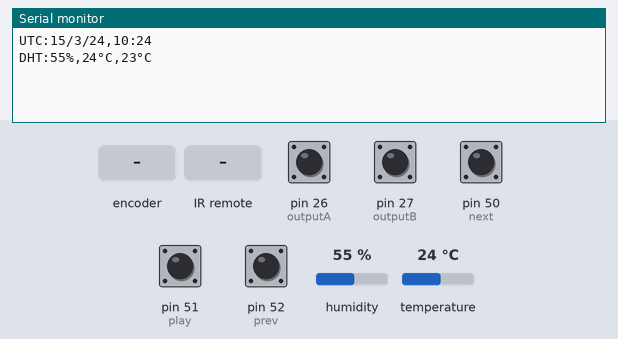
A sketch run on a simulated Arduino Mega 2560, built with avr-gcc and run on an emulated ATmega2560. Parts: the last lines printed to the serial monitor. Wiring (inferred from the names in the program): DS1307 clock at I2C address 0x68. The inputs (shaded band) are chosen by the test bench; at power-on: pin 26 (outputA), pin 27 (outputB), pin 50 (next), pin 51 (play), pin 52 (prev) HIGH, humidity 55 %, temperature 24 °C. The local clock reads 2024-03-15 10:24:30 at power-on unless the sketch sets it.

Above: at 1.2 s.
1.3 s: rotary encoder on pin 26 (outputA) / pin 27 (outputB) turned 1 step (first pin leading)
At 1.7 s:
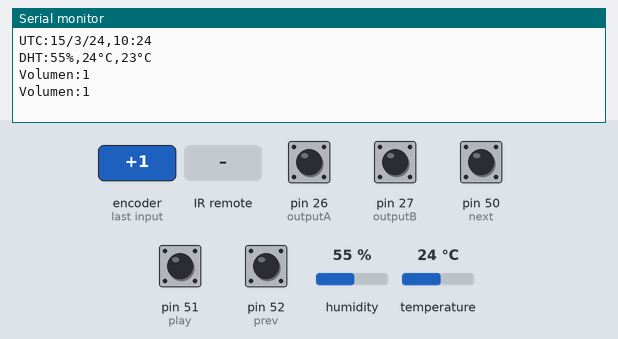
3.0 s: pin 50 (next) pulled LOW for 0.15 s
At 3.6 s:
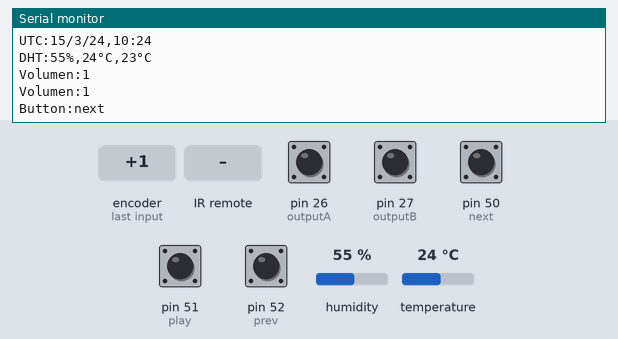
4.6 s: pin 51 (play) pulled LOW for 0.15 s
At 5.8 s:
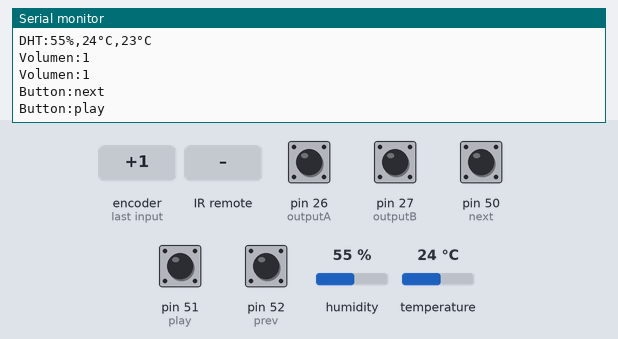
6.2 s: pin 52 (prev) pulled LOW for 0.15 s
At 7.2 s:
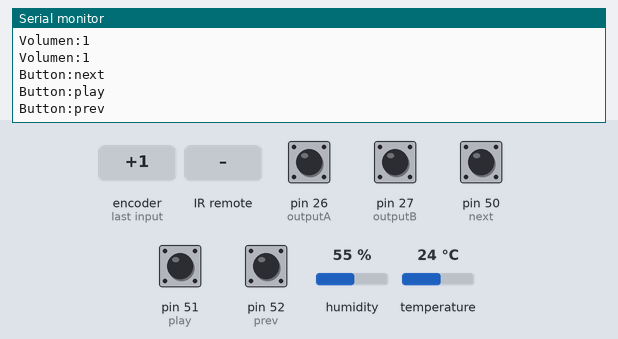
7.8 s: infrared code 0xFFA25D received
At 8.4 s:
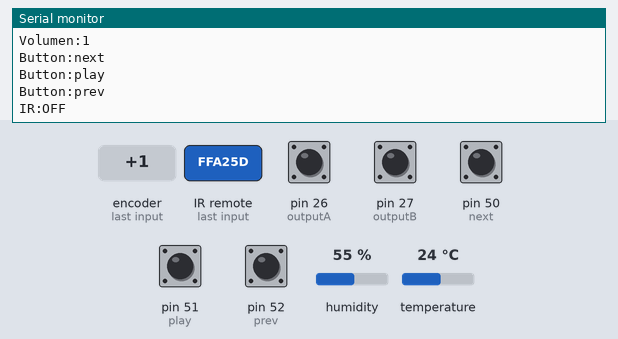
9.3 s: infrared code 0xFF629D received
At 9.6 s:
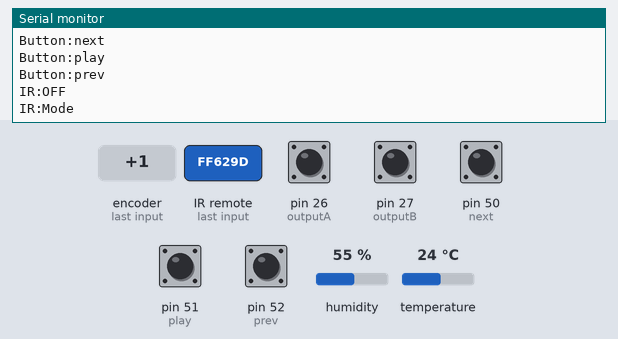

Measured:
- after the input at 1.3 s, the serial monitor: prints a new line at once (image 1)
- after the input at 3.0 s, the serial monitor: prints a new line at once (image 2)
- after the input at 4.6 s, the serial monitor: prints a new line at once (image 3)
- after the input at 6.2 s, the serial monitor: prints a new line at once (image 4)
- after the input at 7.8 s, the serial monitor: prints a new line at once (image 5)
- after the input at 9.3 s, the serial monitor: prints a new line at once (image 6)

The sketch:

remotecontrolFinal.ino
```cpp
// Autores:
// Manuel Agustin Diaz Vivanco
// Carlos Antonio Pazos Reyes

#include <IRremote.h>
#include <Wire.h>
#include <DHT.h>

//infra
const int RECV_PIN = 22;

IRrecv irrecv(RECV_PIN);
//IRrecv irrecv;
decode_results results;
unsigned long key_value = 0;

//Botones play/pause, next, prev
const int play = 51;
const int next = 50;
const int prev = 52;

//sensor DHT11 temp y hum
const int DHTPIN = 32;
//Inicializamos el sensor  DHTT11
DHT dht(DHTPIN, DHT11);

//Rotary encoder
const int outputA = 26; //CLK
const int outputB = 27; //DT
const int swch = 28;
int volumen = 0;
int aState;
int aLastState;

//Calendario con horas,min y seg
// Declaracion de las variables para almacenar informacion de tiempo leida desde RTC
uint8_t second, minute, hour, wday, day, month, year, ctrl;
int min_ant;


void setup(){
  Serial.begin(9600);
  irrecv.enableIRIn();
  //irrecv.begin(RECV_PIN, ENABLE_LED_FEEDBACK);

  //Botones en pullup para evitar fallos al iniciar
  pinMode(play, INPUT_PULLUP);
  pinMode(next, INPUT_PULLUP);
  pinMode(prev, INPUT_PULLUP);

  //sens temp y humedad
  dht.begin();

  //Rotary encoder
  pinMode(outputA,INPUT);
  pinMode(outputB,INPUT);
  pinMode (swch, INPUT_PULLUP);
  //leemos el estado inicial del encoder
  aLastState = digitalRead(outputA);

  //Setup Calendario con horas,min y seg
  // Preparar la librería Wire (I2C)
  Wire.begin();


}

void loop(){
  // Iniciamos lectura de la distancia

  // lectura de botones
  if (digitalRead(play) == LOW){
    Serial.println("Button:play");
    //Serial.println("\n");
    delay(500);
  }
  else if (digitalRead(next) == LOW){
    Serial.println("Button:next");
    //Serial.println("\n");
    delay(500);
  }
  else if (digitalRead(prev) == LOW){
    Serial.println("Button:prev");
    //Serial.println("\n");
    delay(500);
  }

  if (irrecv.decode(&results)){

        if (results.value == 0XFFFFFFFF){

           results.value = key_value;
        }

        switch(results.value){
          case 0xFFA25D:
          Serial.println("IR:OFF");
          break;
          case 0xFF629D:
          Serial.println("IR:Mode");
          break;
          case 0xFFE21D:
          Serial.println("IR:Mute");
          break;
          case 0xFF22DD:
          Serial.println("IR:>=");
          break;
          case 0xFF02FD:
          Serial.println("IR:|<<");
          break ;
          case 0xFFC23D:
          Serial.println("IR:>>|");
          break ;
          case 0xFFE01F:
          Serial.println("IR:EQ");
          break ;
          case 0xFFA857:
          Serial.println("IR:-");
          break ;
          case 0xFF906F:
          Serial.println("IR:+");
          break ;
          case 0xFF6897:
          Serial.println("IR:0");
          break ;
          case 0xFF9867:
          Serial.println("IR:100+");
          break ;
          case 0xFFB04F:
          Serial.println("IR:200+");
          break ;
          case 0xFF30CF:
          Serial.println("IR:1");
          break ;
          case 0xFF18E7:
          Serial.println("IR:2");
          break ;
          case 0xFF7A85:
          Serial.println("IR:3");
          break ;
          case 0xFF10EF:
          Serial.println("IR:4");
          break ;
          case 0xFF38C7:
          Serial.println("IR:5");
          break ;
          case 0xFF5AA5:
          Serial.println("IR:6");
          break ;
          case 0xFF42BD:
          Serial.println("IR:7");
          break ;
          case 0xFF4AB5:
          Serial.println("IR:8");
          break ;
          case 0xFF52AD:
          Serial.println("IR:9");
          break ;
          default:
          NULL;
          break;
        }
        key_value = results.value;
        delay(250);
        irrecv.resume();

  }

  //Rotary encoder
  // leemos la posicion actual
  aState = digitalRead(outputA);
  // si el estado anterior y el actual son diferentes, ocurrio un pulso
  if (aState != aLastState){
    // si el outputB es distinto al outputA,se gira a la derecha
    if (digitalRead(outputB) != aState){
      volumen = 1;
    } else{
      volumen = -1;
    }
    Serial.print("Volumen:");
    Serial.print(volumen);
    Serial.println("");
  }
  aLastState = aState;

  //Calendario
  // Leer los registros del RTC

  if (read_ds1307()) {
    // Mostrar la fecha y hora
    if ( minute != min_ant){
        print_time();
        min_ant = minute;


        //Leemos la humedad
        int hum = dht.readHumidity();
        int temp = dht.readTemperature();
        //checamos errores en la lectura
        if (isnan(hum) || isnan(temp)) {
          Serial.println("Error obteniendo los datos del sensor DHT11");
          return;
        }
        //sens temperatura y hum
        // Calcular el índice de calor en grados centígrados
        int hic = dht.computeHeatIndex(temp, hum, false);

        Serial.print("DHT:");
        //Serial.print("Humedad:");
        Serial.print(hum);
        Serial.print("%,");
        //Serial.print("Temperatura:");
        Serial.print(temp);
        Serial.print("°C,");
        //Serial.print("Indice de calor:");
        Serial.print(hic);
        Serial.println("°C");
        //Serial.println();

      }
    }
   else {
    // No se puede leer desde le DS1307 (NACK en I2C)
    Serial.println("No se detecta el DS1307, revisar conexiones");
  }
}

bool read_ds1307()
{
  // Iniciar el intercambio de información con el DS1307 (0xD0)
  Wire.beginTransmission(0x68);

  // Escribir la dirección del segundero
  Wire.write(0x00);

  // Terminamos la escritura y verificamos si el DS1307 respondio
  // Si la escritura se llevo a cabo el metodo endTransmission retorna 0
  if (Wire.endTransmission() != 0)
    return false;

  // Si el DS1307 esta presente, comenzar la lectura de 8 bytes
  Wire.requestFrom(0x68, 8);

  // Recibimos el byte del registro 0x00 y lo convertimos a binario
  second = bcd2bin(Wire.read());
  minute = bcd2bin(Wire.read()); // Continuamos recibiendo cada uno de los registros
  hour = bcd2bin(Wire.read());
  wday = bcd2bin(Wire.read());
  day = bcd2bin(Wire.read());
  month = bcd2bin(Wire.read());
  year = bcd2bin(Wire.read());

  // Recibir los datos del registro de control en la dirección 0x07
  ctrl = Wire.read();

  // Operacion satisfactoria, retornamos verdadero
  return true;
}

/**
   Esta función convierte un número BCD a binario. Al dividir el número guardado
   en el parametro BCD entre 16 y multiplicar por 10 se convierten las decenas
   y al obtener el módulo 16 obtenemos las unidades. Ambas cantidades se suman
   para obtener el valor binario.
*/
uint8_t bcd2bin(uint8_t bcd)
{
  // Convertir decenas y luego unidades a un numero binario
  return (bcd / 16 * 10) + (bcd % 16);
}

/**
   Imprime la fecha y hora al monitor serial de arduino
*/
void print_time()
{
    Serial.print("UTC:");
    //Serial.print("Fecha:");
    Serial.print(day);
    Serial.print('/');
    Serial.print(month);
    Serial.print('/');
    Serial.print(year);

    //Serial.print(" Hora:");
    Serial.print(",");
    Serial.print(hour);
    Serial.print(':');
    Serial.println(minute);

    //Serial.println();
  }
```
